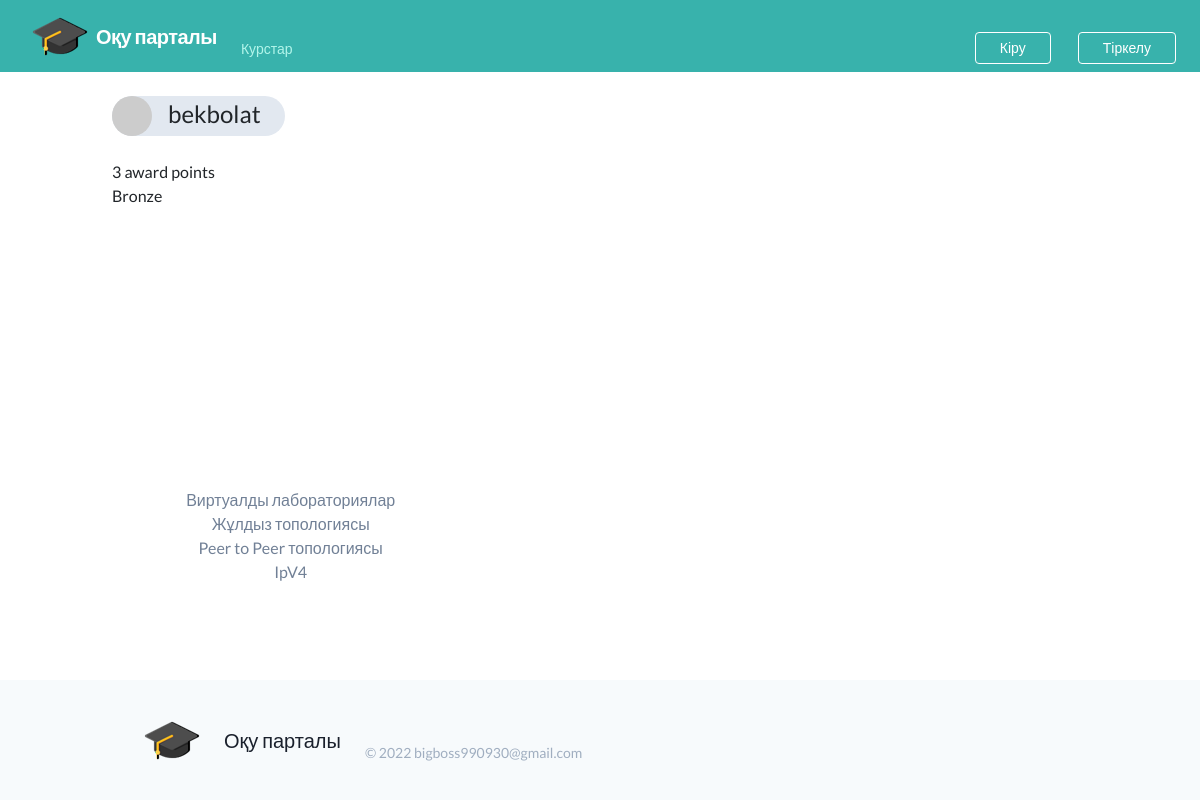
Screenshot of /students/users/bekbolat/ with the database file from the repository.
### students/models.py (models this page shows, shortened)
class User(AbstractUser):
    is_student = models.BooleanField(default=False)
    is_teacher = models.BooleanField(default=False)

class Profile(models.Model):
    user = models.OneToOneField(User, on_delete=models.CASCADE)
    award_points = models.PositiveIntegerField(default=0)
    location = models.CharField(max_length=30, blank=True)
    birthdate = models.DateField(null=True, blank=True)

### courses/models.py (models this page shows, shortened)
class BadgeAward(models.Model):
    user = models.ForeignKey(settings.AUTH_USER_MODEL, related_name="badges_earned", on_delete=models.CASCADE)
    awarded_at = models.DateTimeField(default=timezone.now)
    slug = models.CharField(max_length=255)
    level = models.IntegerField()

### students/views/classroom.py (the view)
# urls.py: url(r'^users/(?P<username>.+)/$', classroom.user_detail, name='user_detail'),
def user_detail(request, username):
    ouser = get_object_or_404(User, username=username, is_active=True)
    return render(request, 'students/user/detail.html', {'ouser': ouser})

### courses/templatetags/badges_tags.py (called while the page is built)
@register.filter
def badge_level_user(user):
    try:
        badge = BadgeAward.objects.filter(user=user).order_by('-awarded_at').first()
        levels = [
            "Bronze",
            "Silver",
            "Gold",
            "Platinum",
        ]
        for x in levels:
            lvl_idx = levels.index(x)
            lvl_range = lvl_idx + 1
            if lvl_range == badge.level:
                return levels[lvl_idx]
    except AttributeError:
        return levels[0]

### courses/templatetags/gravatar.py (called while the page is built)
@register.filter
def gravatar(user):
    email = user.email.lower().encode('utf-8')
    default = 'retro'
    size = 100
    url = 'https://www.gravatar.com/avatar/{md5}?{params}'.format(
        md5=hashlib.md5(email).hexdigest(),
        params=urlencode({'d': default, 's': str(size)})
    )
    return url

### students/templates/students/user/detail.html (shortened to what this page needs)
{% extends "base.html" %}
{% load staticfiles %}
{% load gravatar %}
{% load badges_tags %}
{% load i18n %}
{% block content %}
<div class="container mx-auto p-4">
    <div class="inline-block mb-6 rounded-full bg-gray-300 pr-6  leading-normal h-10 text-2xl">
    	<img class="rounded-full float-left h-full" src="{{ ouser|gravatar }}"> <span class="ml-3">{{ ouser.username }}</span>
	</div>
	<div>{{ ouser.profile.award_points }} {% trans 'award points' %}</div>
	<div>{{ ouser|badge_level_user }}</div>
</div>
 {% endblock %}

### rows the page displays
User: username "bekbolat", profile.award_points "3", id.level "Bronze"
